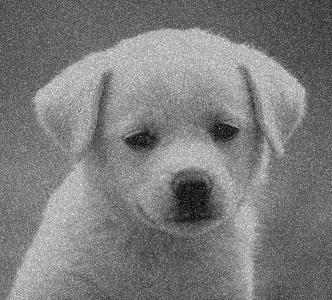
#> input picture dataset/otsu.png, 332 x 300 px, found by its file name
$ jupyter execute '030 - OutsoThreshold.ipynb'
#> lines starting #> are read from the running program, lines starting #| are printed output that depends on the picture; after the words box and inside, x2 and y2 are one past the last pixel; in counts of white or black regions, pixels touching at a corner belong together
[cell 1]
import cv2
import matplotlib.pyplot as plt

[cell 2]
img = cv2.imread(r"C:\Users\aliay\OneDrive\Desktop\py_test\computer vision\dataset\otsu.png")
#> img is the input picture: shape (300, 332, 3); min 0, max 254, mean 124.1
img = cv2.cvtColor(img,cv2.COLOR_BGR2GRAY)
#> img: shape (300, 332)

[cell 3]
# Global Threshold
ret1,th1 = cv2.threshold(img,127,255,cv2.THRESH_BINARY)
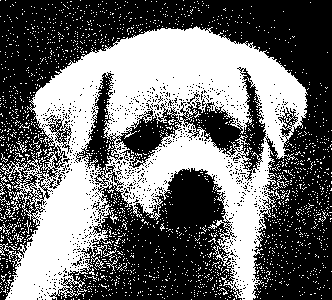
#> th1: shape (300, 332); 42.8% white; 2086 white regions (2071 under 20 px), largest, box (x1, y1, x2, y2) and area: (1, 26, 308, 300) 38270, (0, 243, 17, 259) 77, (271, 175, 288, 190) 51
# Otsu's threshold
ret2,th2 = cv2.threshold(img,0,255,cv2.THRESH_BINARY+cv2.THRESH_OTSU)
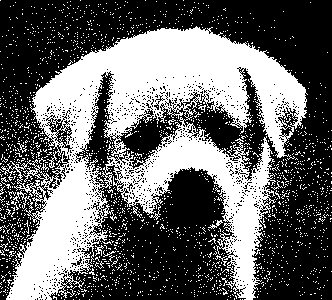
#> th2: shape (300, 332); 40.3% white; 1999 white regions (1983 under 20 px), largest, box (x1, y1, x2, y2) and area: (1, 26, 308, 300) 36079, (208, 220, 223, 229) 42, (95, 245, 104, 256) 40
#> ret2 = 130
# Otsu's threshold After applying gussian filter
blur = cv2.GaussianBlur(img,(3,3),0)
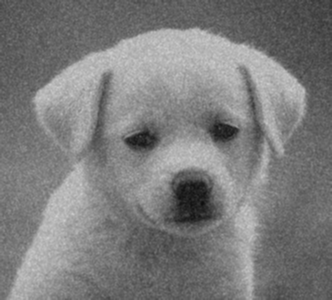
#> blur: shape (300, 332); min 13, max 206, mean 124.1
ret3,th3 = cv2.threshold(blur,127,255,cv2.THRESH_BINARY)
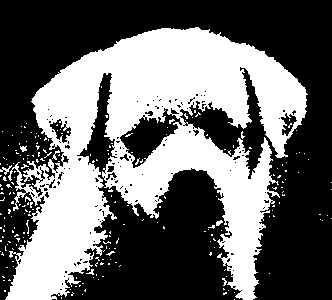
#> th3: shape (300, 332); 41.1% white; 223 white regions (217 under 20 px), largest, box (x1, y1, x2, y2) and area: (5, 27, 308, 300) 39931, (0, 165, 12, 175) 41, (20, 146, 27, 152) 30, (52, 150, 60, 160) 27, (216, 220, 223, 226) 27, (86, 269, 94, 275) 22

[cell 4]
plt.figure(figsize=(16,10))
plt.subplot(131),plt.imshow(th1,'gray'),plt.title("Global Threshold")
plt.subplot(132),plt.imshow(th2,"gray"),plt.title("Otsu Threshold")
plt.subplot(133),plt.imshow(th3,"gray"),plt.title("Otsu Threshold after blur")

$ run again, with dataset/hue-saturation-value.png copied over dataset/otsu.png
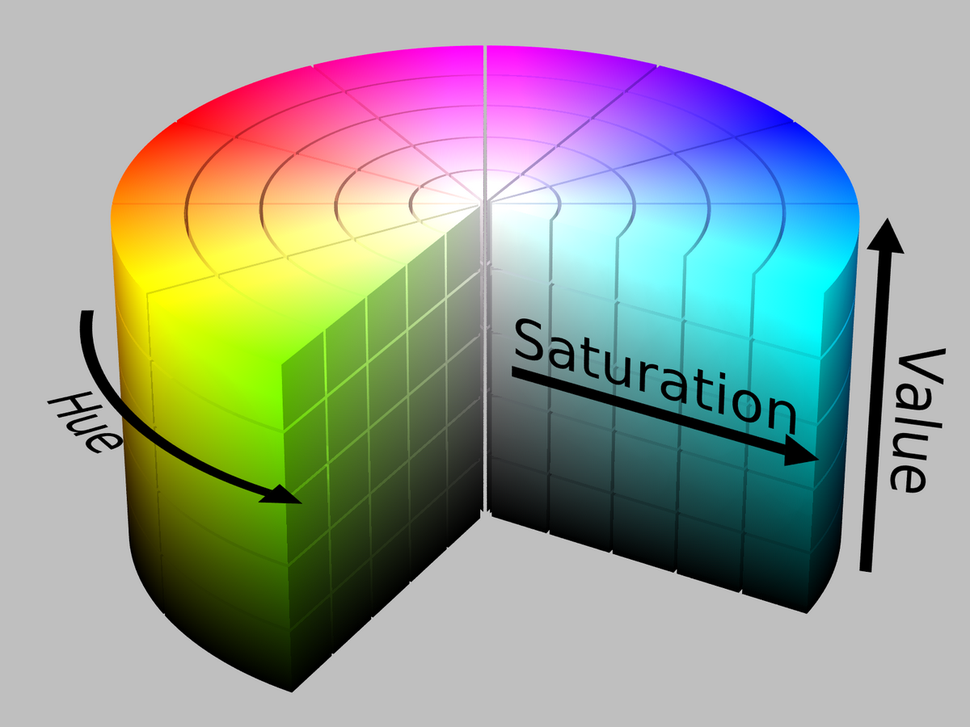
#> input picture dataset/hue-saturation-value.png, 970 x 727 px, shrunk from 1200 x 900 before the run, found by its file name
#> img is the input picture: shape (727, 970, 3); mean B, G, R 148.9, 158.8, 151.4
#> img: shape (727, 970)
#> `ret1,th1 = cv2.threshold(img,127,255,cv2.THRESH_BINARY)`:
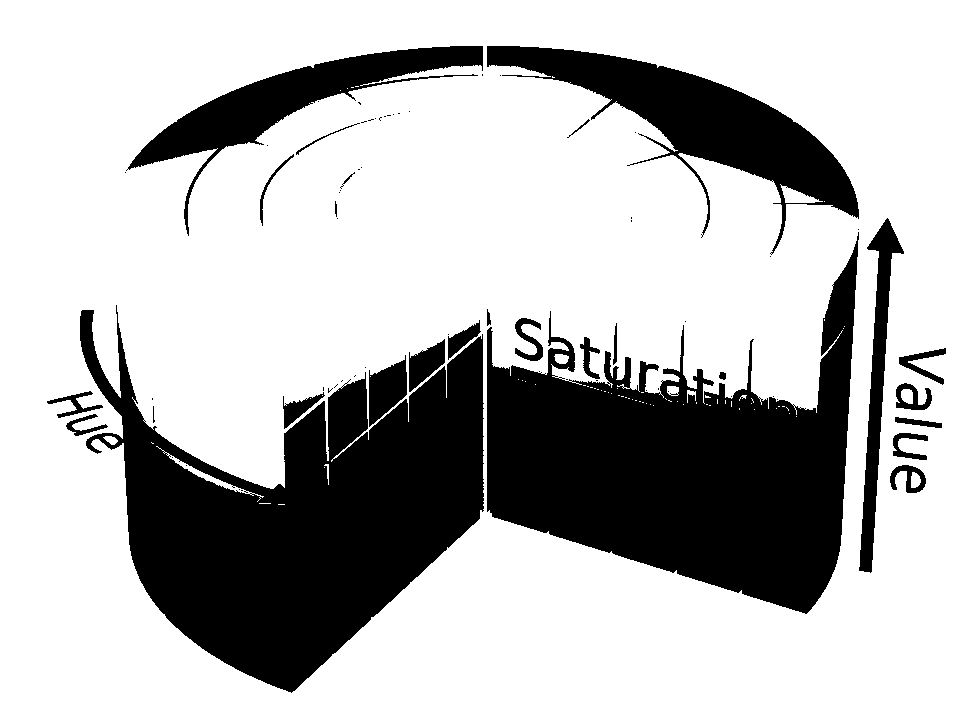
#> th1: shape (727, 970); 73% white; 74 black regions (48 under 20 px), largest, box (x1, y1, x2, y2) and area: (80, 305, 484, 693) 73919, (487, 232, 859, 614) 69784, (487, 46, 859, 255) 20804
#> th2: shape (727, 970); 73.3% white; 74 black regions (47 under 20 px), largest, box (x1, y1, x2, y2) and area: (80, 305, 484, 693) 73622, (487, 232, 859, 614) 69178, (487, 46, 859, 255) 20490
#> ret2 = 126
#> `ret3,th3 = cv2.threshold(blur,127,255,cv2.THRESH_BINARY)`:
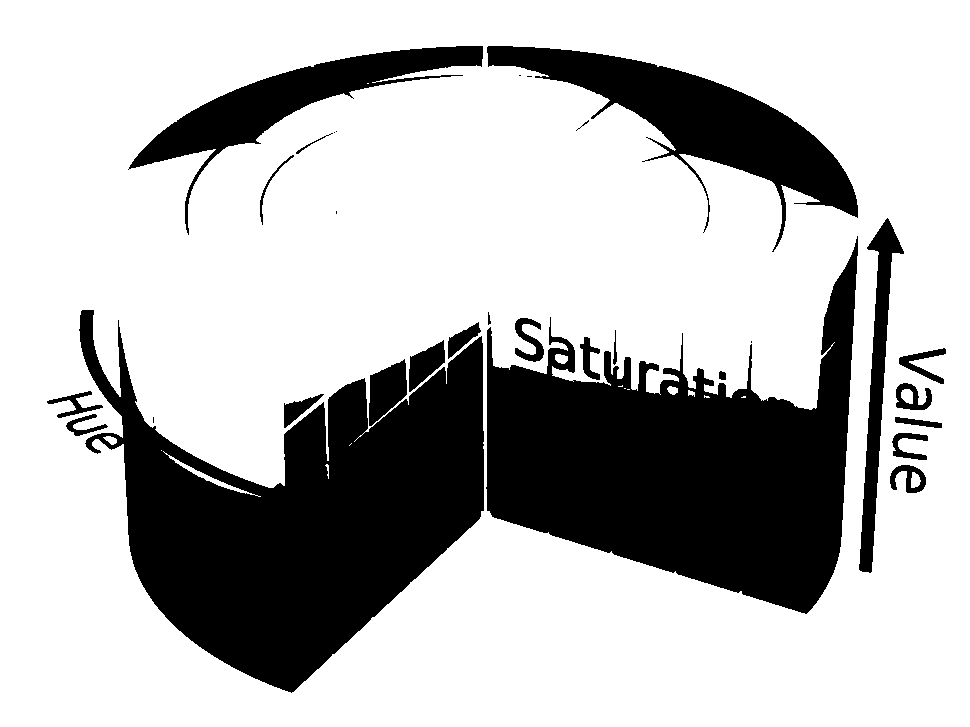
#> th3: shape (727, 970); 72.9% white; 31 black regions (8 under 20 px), largest, box (x1, y1, x2, y2) and area: (79, 310, 484, 693) 74329, (486, 236, 858, 614) 70386, (487, 46, 858, 252) 20672
